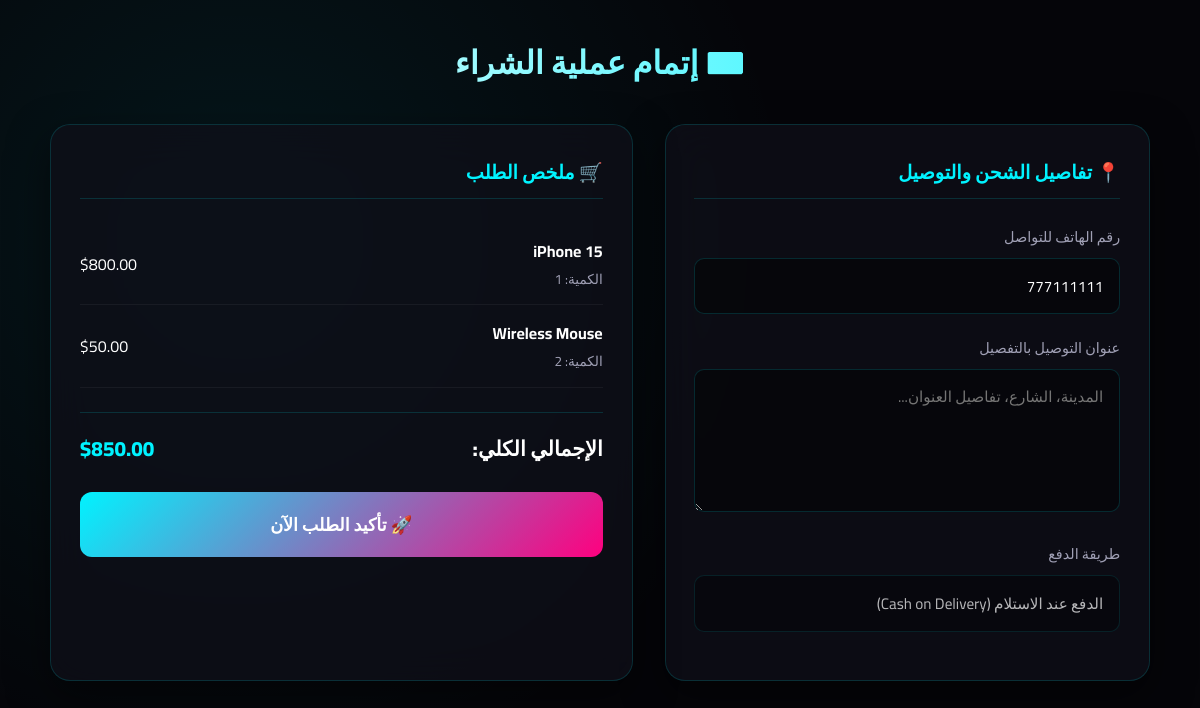
The page /checkout.php (signed in) on the database its author committed.
### tables this page shows
CREATE TABLE IF NOT EXISTS users (
    id INT AUTO_INCREMENT PRIMARY KEY,
    name VARCHAR(100) NOT NULL,
    email VARCHAR(150) NOT NULL UNIQUE,
    password VARCHAR(255) NOT NULL,
    role ENUM('customer', 'admin') NOT NULL DEFAULT 'customer',
    phone VARCHAR(20),
     
    created_at TIMESTAMP DEFAULT CURRENT_TIMESTAMP
);

CREATE TABLE IF NOT EXISTS cart_items (
    id INT AUTO_INCREMENT PRIMARY KEY,
    cart_id INT NOT NULL,
    product_id INT NOT NULL,
    quantity INT NOT NULL DEFAULT 1,

    CONSTRAINT fk_cart_items_cart
        FOREIGN KEY (cart_id)
        REFERENCES cart(id)
        ON UPDATE CASCADE
        ON DELETE CASCADE,

    CONSTRAINT fk_cart_items_product
        FOREIGN KEY (product_id)
        REFERENCES products(id)
        ON UPDATE CASCADE
        ON DELETE RESTRICT,

    UNIQUE (cart_id, product_id)
);

CREATE TABLE IF NOT EXISTS products (
    id INT AUTO_INCREMENT PRIMARY KEY,
    category_id INT NOT NULL,
    name VARCHAR(150) NOT NULL,
    description TEXT,
    price DECIMAL(10,2) NOT NULL,
    quantity INT NOT NULL DEFAULT 0,
    image VARCHAR(255),
    created_at TIMESTAMP DEFAULT CURRENT_TIMESTAMP,

    CONSTRAINT fk_products_category
        FOREIGN KEY (category_id)
        REFERENCES categories(id)
        ON UPDATE CASCADE
        ON DELETE RESTRICT
);

### checkout.php (the view, shortened to what this page needs)
<?php
require_once "config/database.php";
$user_id = $_SESSION['user_id'] ?? null;
$cart_query = "SELECT cart_items.*, products.name, products.price
                FROM cart
                JOIN cart_items ON cart.id = cart_items.cart_id
                JOIN products ON cart_items.product_id = products.id
                WHERE cart.user_id = '$user_id'";
$cart_result = mysqli_query($conn, $cart_query);
$cart_items = [];
$grand_total = 0;
while ($item = mysqli_fetch_assoc($cart_result)) {
    $cart_items[] = $item;
    $grand_total += ($item['price'] * $item['quantity']);
}
$user_res = mysqli_query($conn, "SELECT phone FROM users WHERE id = '$user_id'");
$user_data = mysqli_fetch_assoc($user_res);
$default_phone = $user_data['phone'] ?? '';
?>
<!DOCTYPE html>
<html lang="ar" dir="rtl">
<head>
    <link rel="stylesheet" href="CSS/checkout-style.css">
</head>
<body>
    <div class="checkout-container">
        <h1 class="page-title">💳 إتمام <span>عملية الشراء</span></h1>
        <form action="checkout.php" method="POST" class="checkout-grid">
            <div class="glass-panel">
                <h3 class="section-title">📍 تفاصيل الشحن والتوصيل</h3>
                <div class="form-group">
                    <label>رقم الهاتف للتواصل</label>
                    <input type="text" name="phone" class="form-input" value="<?php echo htmlspecialchars($default_phone); ?>" required placeholder="مثال: 777111111">
                </div>
                <div class="form-group">
                    <label>عنوان التوصيل بالتفصيل</label>
                    <textarea name="shipping_address" class="form-input" rows="4" required placeholder="المدينة، الشارع، تفاصيل العنوان..."></textarea>
                </div>
                <div class="form-group">
                    <label>طريقة الدفع</label>
                    <input type="text" class="form-input" value="الدفع عند الاستلام (Cash on Delivery)" readonly style="opacity: 0.7;">
                </div>
            </div>
            <div class="glass-panel">
                <h3 class="section-title">🛒 ملخص الطلب</h3>
                <?php foreach ($cart_items as $item): ?>
                    <div class="order-summary-item">
                        <div>
                            <strong><?php echo htmlspecialchars($item['name']); ?></strong>
                            <div style="color:var(--text-sub); font-size:0.85rem;">الكمية: <?php echo $item['quantity']; ?></div>
                        </div>
                        <div>$<?php echo number_format($item['price'] * $item['quantity'], 2); ?></div>
                    </div>
                <?php endforeach; ?>
                <div class="total-row">
                    <span>الإجمالي الكلي:</span>
                    <span class="total-price">$<?php echo number_format($grand_total, 2); ?></span>
                </div>
                <button type="submit" name="place_order" class="btn-submit">🚀 تأكيد الطلب الآن</button>
            </div>
        </form>
    </div>
</body>
</html>

### CSS/checkout-style.css (style rules this page uses)
:root { --bg-dark: #050509; --panel-glass: rgba(15, 15, 25, 0.75); --neon-cyan: #00f3ff; --neon-magenta: #ff007f; --border-glow: rgba(0, 243, 255, 0.15); --text-main: #ffffff; --text-sub: #a0a0b5; }
* { box-sizing: border-box; margin: 0; padding: 0; font-family: 'Cairo', sans-serif; }
body { background-color: var(--bg-dark); color: var(--text-main); min-height: 100vh; background-image: radial-gradient(circle at 20% 30%, rgba(0, 243, 255, 0.08) 0%, transparent 50%); background-attachment: fixed; padding: 2rem 1rem; }
.checkout-container { max-width: 1100px; margin: 0 auto; }
.page-title { font-size: 2rem; font-weight: 900; margin-bottom: 2rem; text-align: center; background: linear-gradient(90deg, #fff, var(--neon-cyan)); -webkit-background-clip: text; -webkit-text-fill-color: transparent; }
.checkout-grid { display: grid; grid-template-columns: 1fr 1.2fr; gap: 2rem; }
.glass-panel { background: var(--panel-glass); backdrop-filter: blur(20px); border: 1px solid var(--border-glow); border-radius: 20px; padding: 1.8rem; box-shadow: 0 15px 40px rgba(0, 0, 0, 0.5); }
.section-title { font-size: 1.2rem; margin-bottom: 1.5rem; color: var(--neon-cyan); border-bottom: 1px solid var(--border-glow); padding-bottom: 0.5rem; }
.form-group { margin-bottom: 1.2rem; }
.form-group label { display: block; margin-bottom: 0.5rem; color: var(--text-sub); font-size: 0.9rem; }
.form-input { width: 100%; padding: 0.8rem 1rem; background: rgba(0, 0, 0, 0.4); border: 1px solid var(--border-glow); border-radius: 10px; color: #fff; font-size: 0.95rem; outline: none; transition: 0.3s; }
.order-summary-item { display: flex; justify-content: space-between; align-items: center; padding: 0.8rem 0; border-bottom: 1px solid rgba(255, 255, 255, 0.05); }
.total-row { display: flex; justify-content: space-between; margin-top: 1.5rem; padding-top: 1rem; border-top: 1px solid var(--border-glow); font-size: 1.3rem; font-weight: 800; }
.total-price { color: var(--neon-cyan); }
.btn-submit { width: 100%; padding: 1rem; margin-top: 1.5rem; background: linear-gradient(135deg, var(--neon-cyan), var(--neon-magenta)); border: none; border-radius: 12px; color: #fff; font-size: 1.1rem; font-weight: 800; cursor: pointer; transition: 0.3s; }

### rows shown on the page
users: phone "777111111"
cart_items: product.name "iPhone 15", quantity "1", $item['price']*$item['quantity'] "800.00"
cart_items: product.name "Wireless Mouse", quantity "2", $item['price'] * $item['quantity'] "50.00"

### other values the page prints
$grand_total "850.00"
